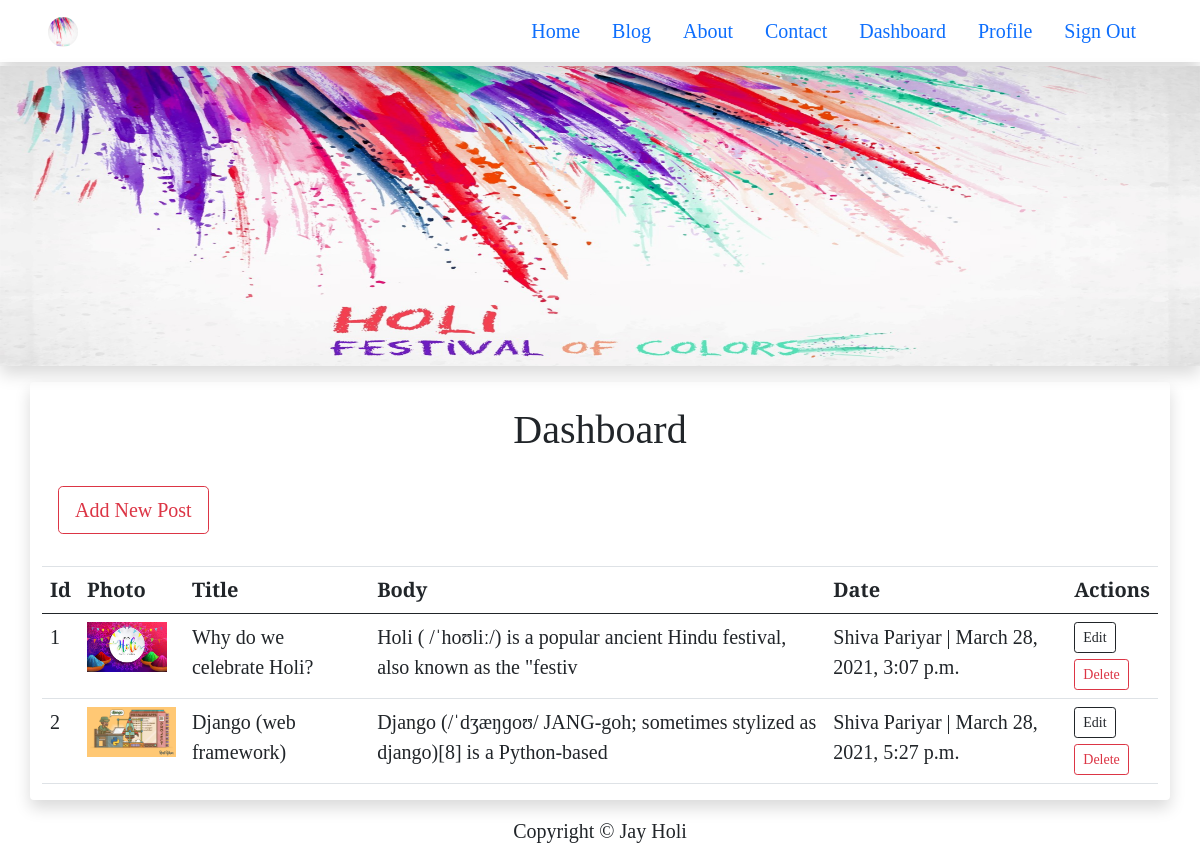
The page /dashboard/ (signed in) on the database its author committed.
### blog/models.py (models this page shows)
class BlogPost(models.Model):
    title = models.CharField(max_length=200)
    content = models.TextField()
    photo = models.ImageField(upload_to='media')
    author = models.CharField(max_length=100)
    date = models.DateTimeField(auto_now_add=True)

### blog/views.py (the view)
# urls.py: path('dashboard/', views.dashboard, name='dashboard'),
def dashboard(request):
    if request.user.is_authenticated:
        blogs = BlogPost.objects.all()
        context = {
            'blogs': blogs,
        }
        return render(request, 'blog/dashboard.html', context)
    else:
        return HttpResponseRedirect('/signin/')

### blog/templates/blog/dashboard.html (shortened to what this page needs)
{% extends 'blog/base.html' %}
{% load static %}
{% block content %}
    <div class="container rounded shadow mt-3">
        <div class="text-center mt-4">
            <h1>Dashboard</h1>
        </div>
        <div class="mt-3 mb-3">
            <a href="{% url 'add_post' %}" class="btn btn-lg btn-outline-danger m-3">Add New Post</a>
        </div>
        <div class="mt-3">
            <table class="table border-top">
                <thead>
                <tr>
                    <th scope="col">Id</th>
                    <th scope="col">Photo</th>
                    <th scope="col">Title</th>
                    <th scope="col">Body</th>
                    <th scope="col">Date</th>
                    <th scope="col">Actions</th>
                </tr>
                </thead>
                <tbody>
                {% for blog in blogs %}
                    <tr>
                        <td>{{ blog.id }}</td>
                        <td><img src="{{ blog.photo.url }}" height="50px" alt=""></td>
                        <td>{{ blog.title }}</td>
                        <td>{{ blog.content|slice:":80" }}</td>
                        <td>{{ blog.author }} | {{ blog.date }}</td>
                        <td>
                            <div class="">
                                <div>
                                    <a href="{% url 'edit_post' blog.id %}"
                                   class="btn btn-sm btn-outline-dark mb-1">Edit</a>
                                </div>
                                <form action="{% url 'delete_post' blog.id %}" method="POST">
                                    <input type="submit" value="Delete" class="btn btn-sm btn-outline-danger">
                                </form>
                            </div>
                        </td>
                    </tr>
                {% endfor %}
                </tbody>
            </table>
        </div>
    </div>
{% endblock content %}

### blog/templates/blog/base.html (shortened to what this page needs)
<!doctype html>
{% load static %}
<html lang="en">
<head>
    <link rel="stylesheet" href="{% static 'blog/css/bootstrap.css' %}">
    <link rel="stylesheet" href="{% static 'blog/css/style.css' %}">
</head>
<body>
{% include 'blog/nav.html' %}
{% block flex %}
    <div id="carouselExampleSlidesOnly" class="carousel slide mt-1 shadow" data-bs-ride="carousel">
        <div class="carousel-inner">
            <div class="carousel-item active">
                <img src="{% static 'blog/images/holi.png' %}" class="d-block w-100" height="300px" alt="holi">
            </div>
        </div>
    </div>
{% endblock flex %}
<div class="d-flex justify-content-center">
    {% block content %}
    {% endblock content %}
</div>
<footer class="py-3 bg-grey">
    <p class="m-0 text-dark text-center ">Copyright &copy; Jay Holi</p>
</footer>
</body>
</html>

### blog/templates/blog/nav.html (shortened to what this page needs)
{% load static %}
<nav class="navbar bg-white shadow">
    <a class="navbar-brand mx-5" href="/">
        <img src="{% static 'blog/images/holi.png' %}" class="rounded-circle" alt="" width="30" height="30">
    </a>
    <ul class="nav justify-content-end mx-5">
        <li class="nav-item">
            <a class="nav-link active" aria-current="page" href="/">Home</a>
        </li>
        <li class="nav-item">
            <a class="nav-link" href="{% url 'blogs' %}">Blog</a>
        </li>
        <li class="nav-item">
            <a class="nav-link" href="{% url 'about' %}">About</a>
        </li>
        <li class="nav-item">
            <a class="nav-link" href="{% url 'contact' %}">Contact</a>
        </li>
        {% if request.user.is_authenticated %}
            <li class="nav-item">
                <a class="nav-link" href="{% url 'dashboard' %}">Dashboard</a>
            </li>
            <li class="nav-item">
                <a class="nav-link" href="{% url 'profile' %}">Profile</a>
            </li>
            <li class="nav-item">
                <a class="nav-link" href="{% url 'signout' %}">Sign Out</a>
            </li>
        {% endif %}
    </ul>
</nav>

### blog/static/blog/css/style.css (style rules this page uses)
body { font-family: 'Cormorant Garamond', serif; font-size: 20px; }

### rows shown on the page
BlogPost: id "1", photo (picture), title "Why do we celebrate Holi?", content "Holi ( /ˈhoʊliː/) is a popular ancient Hindu festival, also known as the \"festiv", author "Shiva Pariyar", date "March 28, 2021, 3:07 p.m."
BlogPost: id "2", photo (picture), title "Django (web framework)", content "Django (/ˈdʒæŋɡoʊ/ JANG-goh; sometimes stylized as django)[8] is a Python-based", author "Shiva Pariyar", date "March 28, 2021, 5:27 p.m."
